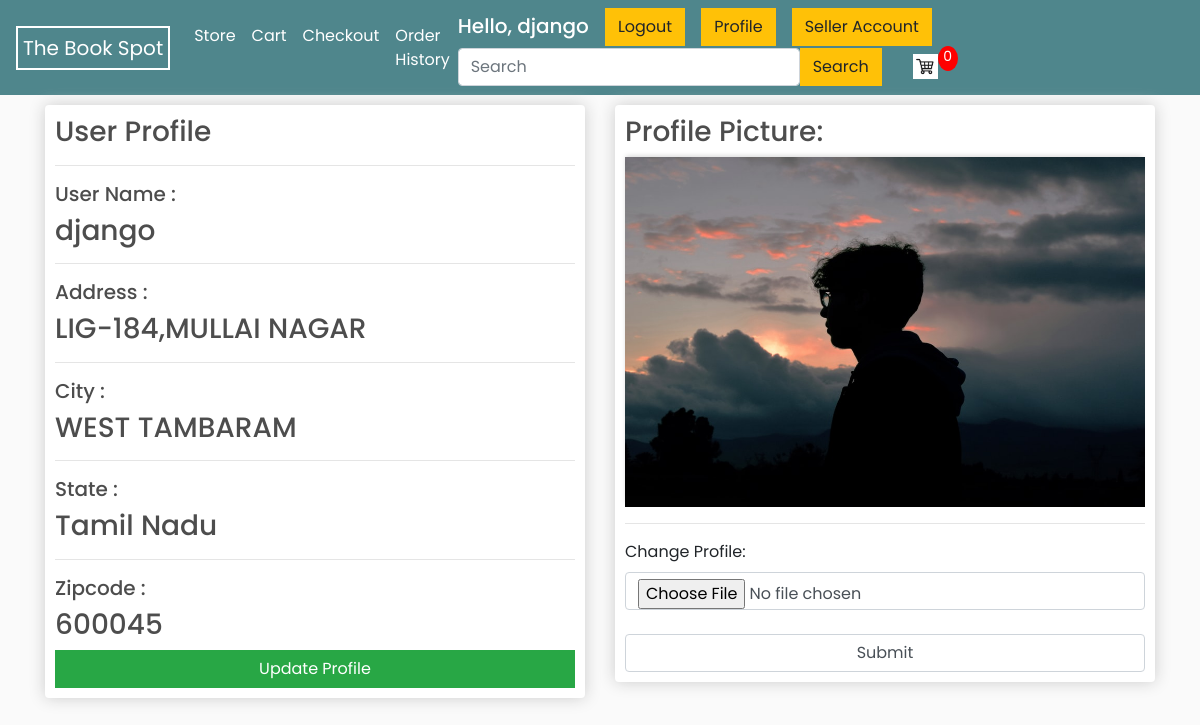
/profile/ (signed in), run on the app's committed database.
### store/models.py (models this page shows, shortened)
class ShippingAddress(models.Model):
    customer = models.ForeignKey(Customer, on_delete=models.SET_NULL, blank=True, null=True)
    order = models.ForeignKey(Order, on_delete=models.SET_NULL, blank=True, null=True)
    address = models.CharField(max_length=200, null=True)
    city = models.CharField(max_length=200, null=True)
    state = models.CharField(max_length=200, null=True)
    zipcode = models.CharField(max_length=200, null=True)
    date_added = models.CharField(max_length=200, null=True)

class Customer(models.Model):
    user = models.OneToOneField(User, null=True, blank=True, on_delete=models.CASCADE)
    name = models.CharField(max_length=200, null=True)
    email = models.CharField(max_length=200)
    seller = models.BooleanField(default=False, null=True, blank=False)
    def __str__(self):
        return self.name

class Profile(models.Model):
    customer = models.OneToOneField(Customer,null=True, blank=True, on_delete=models.CASCADE)
    image = models.ImageField(upload_to="static/images", null=True, blank=True)
    @property
    def imageURL(self):
        try:
            url = self.image.url
        except:
            url = ''
        return url

### store/views.py (the view, shortened to what this page needs)
# urls.py: path('profile/', views.profile, name="profile"),
@login_required(login_url="loginPage")
def profile(request):
    if request.user.is_authenticated:
        customer = request.user.customer
        data_items = cartData(request)
        cartItems = data_items['cartItems']
        try:
            shippingAddress = ShippingAddress.objects.get(customer=customer)
        except:
            shippingAddress = None
        try:
            profilePic = Profile.objects.get(customer=customer)
        except:
            profilePic = None
        try:
            address=shippingAddress.address
            city=shippingAddress.city
            state=shippingAddress.state
            zipcode=shippingAddress.zipcode
        except:
            address=None
            city=None
            state=None
            zipcode=None
        if(address==None or city==None or state==None or zipcode==None):
            messages.info(request,'your shipping fields are empty.Please Update your Profile')
            return redirect('update_profile')
        if shippingAddress == None :
                p = Profile.objects.create(
                    customer=customer,
                )
                p.save()
                return redirect('update_profile')
    context = {'shippingAddress' : shippingAddress, 'profilePic' : profilePic, 'cartItems': cartItems}
    return render(request, 'store/profile.html', context)

### store/models.py (called while the page is built)
    @property
    def get_cart_items(self):
        orderitems = self.orderitem_set.all()
        total = sum([item.quantity for item in orderitems])
        return total

### store/utils.py (called while the page is built)
def cartData(request):
    if request.user.is_authenticated:
        customer = request.user.customer
        order, created = Order.objects.get_or_create(customer=customer, complete=False)
        items = order.orderitem_set.all()
        cartItems = order.get_cart_items
    else:
        cookieData = cookieCart(request)
        cartItems = cookieData['cartItems']
        order = cookieData['order']
        items = cookieData['items']
    return {'cartItems': cartItems, 'order': order, 'items': items}

### store/templates/store/profile.html (shortened to what this page needs)
{% extends 'store/main.html' %}
{% load static %}
{% block content %}
    <div class="row">
            <div class="col-lg-6">
                <div class="box-element">
                    <h3>User Profile</h3>
                    <hr>
                    <h5>User Name : <h3>{{shippingAddress.customer}}</h3></h5>
                    <hr>
                    <h5>Address : <h3>{{shippingAddress.address}}</h3></h5>
                    <hr>
                    <h5>City : <h3>{{shippingAddress.city}}</h3></h5>
                    <hr>
                    <h5>State : <h3>{{shippingAddress.state}}</h3></h5>
                    <hr>
                    <h5>Zipcode : <h3>{{shippingAddress.zipcode}}</h3></h5>
                     <a href="{% url 'update_profile' %}" style="text-decoration: none;"><button class="btn btn-success btn-block">Update Profile</button></a>
                </div>
            </div>
        <div class="col-lg-6">
                <div class="box-element">
                    <h3>Profile Picture:</h3>
                    <img class="thumbnail" src="{{ profilePic.imageURL }}" alt="..." style="height: 350px;">
                    <hr>
                        <form id="form" method="post" enctype="multipart/form-data">
                            <div id="user-info">
                                <label for="image">Change Profile:</label>
                                <input class="form-control" type="file" name="image" id="image">
                                <br>
                                <input id="profile-button" class="form-control" type="submit" value="Submit">
                            </div>
                        </form>
                    </div>
        </div>
    </div>
{% endblock content %}

### store/templates/store/main.html (shortened to what this page needs)
{% load static %}
<!DOCTYPE html>
<html lang="en">
<head>
    <link rel="stylesheet" href="https://stackpath.bootstrapcdn.com/bootstrap/4.4.1/css/bootstrap.min.css">
    <link rel="stylesheet" type="text/css" href="{% static 'css/main.css' %}">
</head>
<body>
    <nav class="navbar navbar-expand-lg navbar-dark bg-dark">
        <a style="border: white; border-width:2px; border-style:solid; padding: 5px;" class="navbar-brand" href="{% url 'store' %}">The Book Spot</a>
        <div class="collapse navbar-collapse" id="navbarSupportedContent">
            <ul class="navbar-nav mr-auto">
                <li class="nav-item active">
                    <a class="nav-link" href="{% url 'store' %}">Store <span class="sr-only">(current)</span></a>
               </li>
               <li class="nav-item active">
                    <a class="nav-link" href="{% url 'cart' %}">Cart <span class="sr-only">(current)</span></a>
               </li>
               <li class="nav-item active">
                    <a class="nav-link" href="{% url 'checkout' %}">Checkout <span class="sr-only">(current)</span></a>
               </li>
               <li class="nav-item active">
                    <a class="nav-link" href="{% url 'track_order' %}">Order History <span class="sr-only">(current)</span></a>
               </li>
           </ul>
            <div class="form-inline my-2 my-lg-0">
                {% if request.user.is_authenticated %}
                    <h5 style="color: white; padding-top: 5px;"> Hello, {{ request.user }}</h5>
                    <a href="{% url 'logoutUser' %}" class="btn btn-warning">Logout</a>
                    <a href="{% url 'profile' %}" class="btn btn-warning">Profile</a>
                {% else %}
                    <a href="{% url 'loginPage' %}" class="btn btn-warning">Login</a>
                {% endif %}
                {% if request.user.customer.seller == True %}
                    <a href="{% url 'seller' %}" class="btn btn-warning">Seller Account</a>
                {% endif %}
                <form method="get" action="/search" class="d-flex">
                    <input class="form-control me-2" type="search" placeholder="Search" aria-label="Search" name="query" id="query">
                    <button class="btn btn-warning" type="submit">Search</button>
                </form>
                <a href="{% url 'cart' %}">
                    <img  id="cart-icon" src="{% static 'images/cart.jpg' %}">
                </a>
                <p id="cart-total">{{ cartItems }}</p>
            </div>
        </div>
    </nav>
    <div class="container">
        {% block content %}
        {% endblock content %}
    </div>
</body>
</html>

### static/css/main.css (style rules this page uses)
body { background-color: hsl(0, 0%, 98%); font-family: 'Poppins', sans-serif; }
h1,h2,h3,h4,h5,h6 { color:hsl(0, 0%, 30%); }
.box-element { box-shadow:hsl(0, 0%, 80%) 0 0 16px; background-color: #fff; border-radius: 4px; padding: 10px; }
.thumbnail { width: 100%; height: 200px; -webkit-box-shadow: -1px -3px 5px -2px rgba(214,214,214,1); -moz-box-shadow: -1px -3px 5px -2px rgba(214,214,214,1); box-shadow: -1px -3px 5px -2px rgba(214,214,214,1); }
.bg-dark { background-color: #4f868c!important; }
#cart-icon { width:25px; display: inline-block; margin-left: 15px; }
#cart-total { display: block; text-align: center; color:#fff; background-color: red; width: 20px; height: 25px; border-radius: 50%; font-size: 14px; }
.col-lg-4, .col-lg-6, .col-lg-8, .col-lg-12 { margin-top: 10px; }
.btn { border-radius: 0; }

### data on the page
ShippingAddress: customer "django", address "LIG-184,MULLAI NAGAR", city "WEST TAMBARAM", state "Tamil Nadu", zipcode "600045"
Profile: imageURL (picture)

### other printed values
{{ request.user }} "django"
{{ cartItems }} "0"
